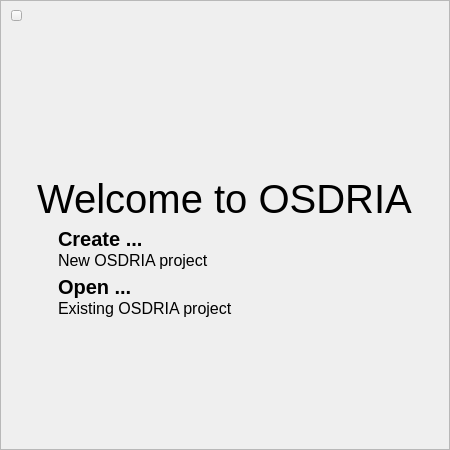
<?xml version="1.0" encoding="UTF-8"?>
<ui version="4.0">
 <class>Dialog</class>
 <widget class="QDialog" name="Dialog">
  <property name="windowModality">
   <enum>Qt::ApplicationModal</enum>
  </property>
  <property name="geometry">
   <rect>
    <x>0</x>
    <y>0</y>
    <width>450</width>
    <height>450</height>
   </rect>
  </property>
  <property name="sizePolicy">
   <sizepolicy hsizetype="Fixed" vsizetype="Fixed">
    <horstretch>0</horstretch>
    <verstretch>0</verstretch>
   </sizepolicy>
  </property>
  <property name="windowTitle">
   <string>Dialog</string>
  </property>
  <property name="windowOpacity">
   <double>1.000000000000000</double>
  </property>
  <property name="locale">
   <locale language="English" country="UnitedStates"/>
  </property>
  <property name="modal">
   <bool>true</bool>
  </property>
  <layout class="QGridLayout" name="gridLayout">
   <property name="leftMargin">
    <number>0</number>
   </property>
   <property name="topMargin">
    <number>0</number>
   </property>
   <property name="rightMargin">
    <number>0</number>
   </property>
   <property name="bottomMargin">
    <number>0</number>
   </property>
   <property name="spacing">
    <number>0</number>
   </property>
   <item row="0" column="0">
    <widget class="QFrame" name="frame_main">
     <property name="mouseTracking">
      <bool>false</bool>
     </property>
     <property name="autoFillBackground">
      <bool>false</bool>
     </property>
     <property name="frameShape">
      <enum>QFrame::StyledPanel</enum>
     </property>
     <property name="frameShadow">
      <enum>QFrame::Plain</enum>
     </property>
     <property name="lineWidth">
      <number>0</number>
     </property>
     <layout class="QVBoxLayout" name="verticalLayout" stretch="0,1,0,1">
      <property name="spacing">
       <number>0</number>
      </property>
      <property name="leftMargin">
       <number>0</number>
      </property>
      <property name="topMargin">
       <number>0</number>
      </property>
      <property name="rightMargin">
       <number>0</number>
      </property>
      <property name="bottomMargin">
       <number>0</number>
      </property>
      <item>
       <layout class="QHBoxLayout" name="horizontalLayoutClose">
        <property name="spacing">
         <number>0</number>
        </property>
        <property name="leftMargin">
         <number>10</number>
        </property>
        <property name="topMargin">
         <number>5</number>
        </property>
        <item>
         <widget class="ToolButton" name="button_close">
          <property name="enabled">
           <bool>true</bool>
          </property>
          <property name="sizePolicy">
           <sizepolicy hsizetype="Fixed" vsizetype="Fixed">
            <horstretch>0</horstretch>
            <verstretch>0</verstretch>
           </sizepolicy>
          </property>
          <property name="minimumSize">
           <size>
            <width>11</width>
            <height>11</height>
           </size>
          </property>
          <property name="maximumSize">
           <size>
            <width>11</width>
            <height>11</height>
           </size>
          </property>
          <property name="text">
           <string/>
          </property>
          <property name="icon">
           <iconset resource="osdria_app.qrc">
            <normaloff>:/icons/img/close_select@2x.png</normaloff>
            <disabledoff>:/icons/img/close_normal@2x.png</disabledoff>:/icons/img/close_select@2x.png</iconset>
          </property>
          <property name="iconSize">
           <size>
            <width>11</width>
            <height>11</height>
           </size>
          </property>
          <property name="checkable">
           <bool>false</bool>
          </property>
          <property name="checked">
           <bool>false</bool>
          </property>
         </widget>
        </item>
        <item>
         <spacer name="spacerButtonClose">
          <property name="orientation">
           <enum>Qt::Horizontal</enum>
          </property>
          <property name="sizeHint" stdset="0">
           <size>
            <width>40</width>
            <height>20</height>
           </size>
          </property>
         </spacer>
        </item>
       </layout>
      </item>
      <item>
       <spacer name="verticalSpacerTop">
        <property name="orientation">
         <enum>Qt::Vertical</enum>
        </property>
        <property name="sizeHint" stdset="0">
         <size>
          <width>20</width>
          <height>0</height>
         </size>
        </property>
       </spacer>
      </item>
      <item>
       <layout class="QHBoxLayout" name="horizontalLayoutContent">
        <property name="spacing">
         <number>0</number>
        </property>
        <item>
         <spacer name="horizontalSpacerLeft">
          <property name="orientation">
           <enum>Qt::Horizontal</enum>
          </property>
          <property name="sizeHint" stdset="0">
           <size>
            <width>40</width>
            <height>20</height>
           </size>
          </property>
         </spacer>
        </item>
        <item>
         <layout class="QVBoxLayout" name="verticalLayoutContent">
          <property name="spacing">
           <number>5</number>
          </property>
          <property name="bottomMargin">
           <number>0</number>
          </property>
          <item>
           <widget class="QLabel" name="iconLogo">
            <property name="text">
             <string/>
            </property>
            <property name="pixmap">
             <pixmap resource="osdria_app.qrc">:/icons/img/logo@2x.png</pixmap>
            </property>
            <property name="alignment">
             <set>Qt::AlignCenter</set>
            </property>
           </widget>
          </item>
          <item>
           <widget class="QLabel" name="labelWelcome">
            <property name="font">
             <font>
              <family>Arial</family>
              <pointsize>30</pointsize>
             </font>
            </property>
            <property name="text">
             <string>Welcome to OSDRIA</string>
            </property>
            <property name="alignment">
             <set>Qt::AlignCenter</set>
            </property>
           </widget>
          </item>
          <item>
           <widget class="ProjectButton" name="frame_create" native="true">
            <property name="cursor">
             <cursorShape>PointingHandCursor</cursorShape>
            </property>
            <layout class="QHBoxLayout" name="horizontalLayout_3">
             <property name="spacing">
              <number>4</number>
             </property>
             <property name="leftMargin">
              <number>10</number>
             </property>
             <property name="topMargin">
              <number>0</number>
             </property>
             <property name="rightMargin">
              <number>0</number>
             </property>
             <property name="bottomMargin">
              <number>0</number>
             </property>
             <item>
              <widget class="QLabel" name="iconCreate">
               <property name="sizePolicy">
                <sizepolicy hsizetype="Fixed" vsizetype="Fixed">
                 <horstretch>0</horstretch>
                 <verstretch>0</verstretch>
                </sizepolicy>
               </property>
               <property name="text">
                <string/>
               </property>
               <property name="pixmap">
                <pixmap resource="osdria_app.qrc">:/icons/img/new@2x.png</pixmap>
               </property>
               <property name="alignment">
                <set>Qt::AlignCenter</set>
               </property>
              </widget>
             </item>
             <item>
              <layout class="QVBoxLayout" name="textLayoutCreate">
               <property name="spacing">
                <number>0</number>
               </property>
               <item>
                <widget class="QLabel" name="labelCreateTitle">
                 <property name="font">
                  <font>
                   <family>Arial</family>
                   <pointsize>15</pointsize>
                   <weight>75</weight>
                   <bold>true</bold>
                  </font>
                 </property>
                 <property name="text">
                  <string>Create ...</string>
                 </property>
                </widget>
               </item>
               <item>
                <widget class="QLabel" name="labelCreateSub">
                 <property name="font">
                  <font>
                   <family>Arial</family>
                   <pointsize>12</pointsize>
                  </font>
                 </property>
                 <property name="text">
                  <string>New OSDRIA project</string>
                 </property>
                </widget>
               </item>
              </layout>
             </item>
            </layout>
           </widget>
          </item>
          <item>
           <widget class="ProjectButton" name="frame_open" native="true">
            <property name="minimumSize">
             <size>
              <width>0</width>
              <height>0</height>
             </size>
            </property>
            <property name="cursor">
             <cursorShape>PointingHandCursor</cursorShape>
            </property>
            <layout class="QHBoxLayout" name="horizontalLayout_4">
             <property name="spacing">
              <number>4</number>
             </property>
             <property name="leftMargin">
              <number>10</number>
             </property>
             <property name="topMargin">
              <number>0</number>
             </property>
             <property name="rightMargin">
              <number>0</number>
             </property>
             <property name="bottomMargin">
              <number>0</number>
             </property>
             <item>
              <widget class="QLabel" name="iconOpen">
               <property name="sizePolicy">
                <sizepolicy hsizetype="Fixed" vsizetype="Fixed">
                 <horstretch>0</horstretch>
                 <verstretch>0</verstretch>
                </sizepolicy>
               </property>
               <property name="text">
                <string/>
               </property>
               <property name="pixmap">
                <pixmap resource="osdria_app.qrc">:/icons/img/open@2x.png</pixmap>
               </property>
               <property name="alignment">
                <set>Qt::AlignCenter</set>
               </property>
              </widget>
             </item>
             <item>
              <layout class="QVBoxLayout" name="textLayoutOpen">
               <property name="spacing">
                <number>0</number>
               </property>
               <item>
                <widget class="QLabel" name="labelOpenTitle">
                 <property name="font">
                  <font>
                   <family>Arial</family>
                   <pointsize>15</pointsize>
                   <weight>75</weight>
                   <bold>true</bold>
                  </font>
                 </property>
                 <property name="text">
                  <string>Open ...</string>
                 </property>
                </widget>
               </item>
               <item>
                <widget class="QLabel" name="labelOpenSub">
                 <property name="font">
                  <font>
                   <family>Arial</family>
                   <pointsize>12</pointsize>
                  </font>
                 </property>
                 <property name="text">
                  <string>Existing OSDRIA project</string>
                 </property>
                </widget>
               </item>
              </layout>
             </item>
            </layout>
           </widget>
          </item>
         </layout>
        </item>
        <item>
         <spacer name="horizontalSpacerRight">
          <property name="orientation">
           <enum>Qt::Horizontal</enum>
          </property>
          <property name="sizeHint" stdset="0">
           <size>
            <width>40</width>
            <height>20</height>
           </size>
          </property>
         </spacer>
        </item>
       </layout>
      </item>
      <item>
       <spacer name="verticalSpacerBottom">
        <property name="orientation">
         <enum>Qt::Vertical</enum>
        </property>
        <property name="sizeHint" stdset="0">
         <size>
          <width>20</width>
          <height>0</height>
         </size>
        </property>
       </spacer>
      </item>
     </layout>
    </widget>
   </item>
  </layout>
 </widget>
 <customwidgets>
  <customwidget>
   <class>ProjectButton</class>
   <extends>QWidget</extends>
   <header>views/components/project_button.h</header>
   <container>1</container>
  </customwidget>
  <customwidget>
   <class>ToolButton</class>
   <extends>QToolButton</extends>
   <header>views/components/tool_button.h</header>
  </customwidget>
 </customwidgets>
 <resources>
  <include location="osdria_app.qrc"/>
  <include location="osdria_app.qrc"/>
 </resources>
 <connections/>
</ui>
